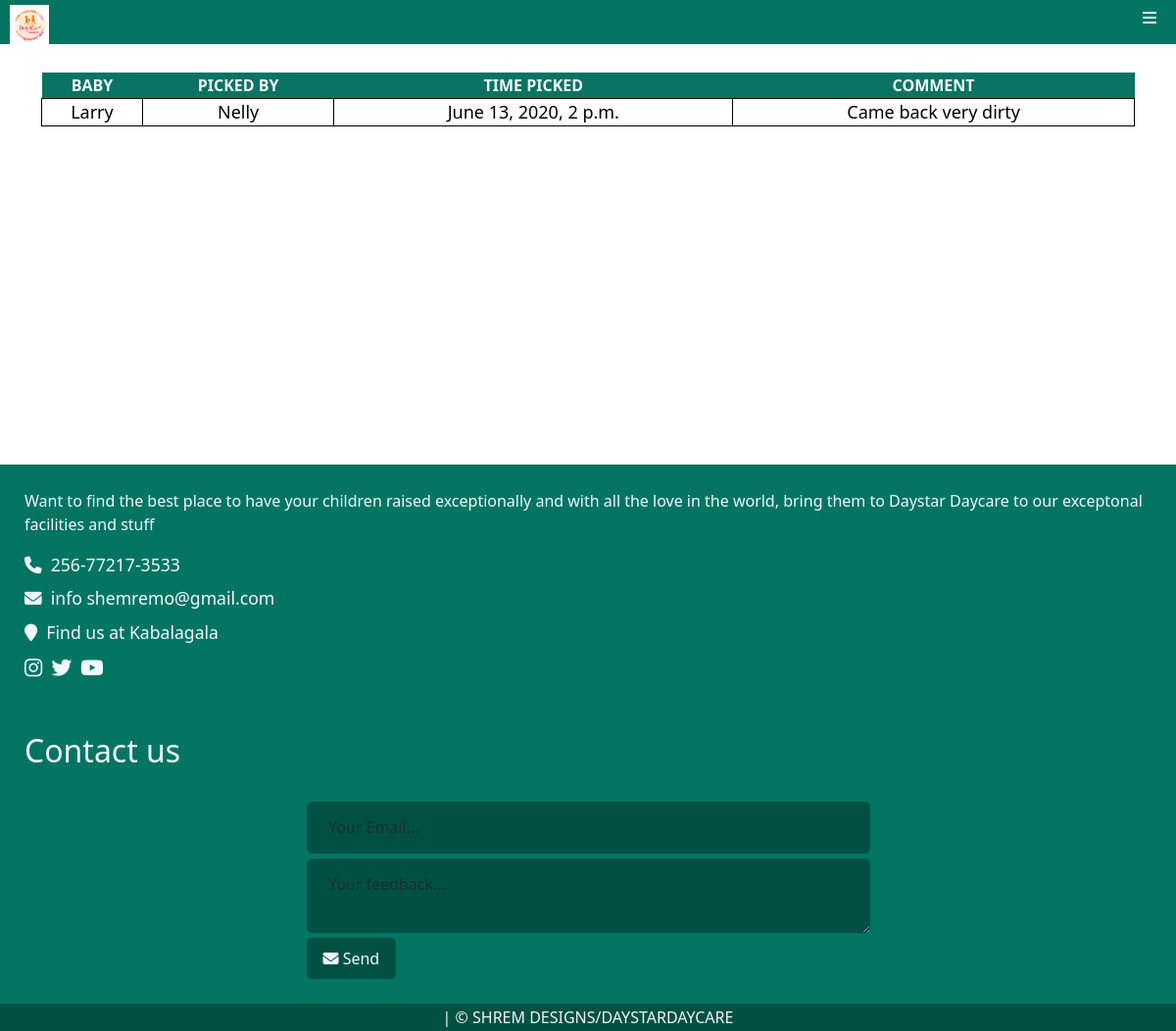
Page /pickrec/ (signed in) on the committed database.
### Daystarapp/models.py (models this page shows)
class Timeout(models.Model):
    baby_being_picked = models.ForeignKey(Babiesreg, on_delete=models.CASCADE)
    timeout = models.DateTimeField(blank=True, null=True)
    dropper = models.CharField(max_length=100, null=True, blank=True)
    comment = models.CharField(max_length=200, blank=True, null=True)

class Babiesreg(models.Model):
    GENDER_CHOICES = [
        ('male', 'Male'),
        ('female', 'Female'),
    ]
    STAY_CHOICES = [
        ('fullday', 'Full day'),
        ('halfday', 'Half day'),
        ('monthly', 'Monthly'),
    ]
    babyname = models.CharField(max_length=100, null=True, blank=True)
    babyage = models.IntegerField(null=True, blank=True)
    baby_gender = models.CharField(max_length=100, null=True, blank=True, choices= GENDER_CHOICES)
    babyloc = models.CharField(max_length=100, null=True, blank=True)
    babyparent = models.CharField(max_length=100, null=True, blank=True)
    babyno = models.IntegerField(null=True, blank=True)
    dropper = models.CharField(max_length=100, null=True, blank=True)
    timein = models.DateTimeField(null=True, blank=True)
    period_of_stay = models.CharField(max_length=10,null=True, blank=True, choices=STAY_CHOICES)
    babypay = models.IntegerField( null=True, blank=True)
    def __str__(self):
        return self.babyname

### Daystarapp/views.py (the view)
# urls.py: path('pickrec/', views.babypickview, name='babypickview'),
@login_required(login_url='index')
def babypickview(request):
    babiespick = Timeout.objects.all()
    return render(request, 'Daystarapp/pickrec.html', {'babiespick': babiespick})

### Daystarapp/templates/Daystarapp/pickrec.html (shortened to what this page needs)
{% extends 'Daystarapp/base.html' %}
{% load crispy_forms_tags %}
{% load bootstrap5 %}
{% load static %}
{% block content %}
<br>
<div class="container" style="min-height: 400px;">
  <div style="overflow-x: auto">
    <table style="width: 100%;">
        <tr>
          <th>BABY</th>
          <th>PICKED BY</th>
          <th>TIME PICKED</th>
          <th>COMMENT</th>
        </tr>
        {% for bess in babiespick %}
        <tr>
          <td>{{bess.baby_being_picked}}</td>
          <td>{{bess.dropper}}</td>
          <td>{{bess.timeout}}</td>
          <td>{{bess.comment}}</td>
        </tr>
        {% endfor %}
    </table>
    <br>
  </div>
</div>
{% endblock %}

### Daystarapp/static/css/style.css (style rules this page uses)
html, body { background-color: white; padding: 0% !important; margin: 0% !important; height: 100%; position: relative; }
* { padding: 0%; margin: 0%; }
::placeholder { color: #f0f8ff; }
table { width: 100%; color: #f0f8ff; text-align: center; }
th { padding: 1px; background-color: rgb(10, 116, 98); }
td { font-size: large; border: 1px solid black; color: black; background-color: white; }
@media only screen and (max-width: 1200px) { table { width: 100%; } }

### rows in the picture
Timeout: baby_being_picked "Larry", dropper "Nelly", timeout "June 13, 2020, 2 p.m.", comment "Came back very dirty"
